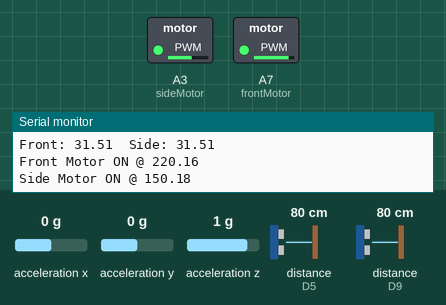
Simulated run of this sketch. Board: Arduino Nano 33 BLE. Parts: switched loads named in the sketch (green lamp = pin HIGH), the last lines printed to the serial monitor. Wiring (inferred from the names in the program): 2 × ultrasonic range finder: trigger D7, echo D5 / trigger D12, echo D9. Inputs (shaded band) come from the test bench; at power-on: acceleration x 0 g, distance to the obstacle (sensors on D5, D9) 80 cm, acceleration y 0 g, acceleration z 1 g. The echo pulse lasts 58.3 µs per cm; pins used as bus, display or sensor lines are not drawn.

Above: at 1.3 s.
1.4 s: acceleration x set to -0.5 g
3.5 s: acceleration x set to -0.8 g
At 4.7 s:
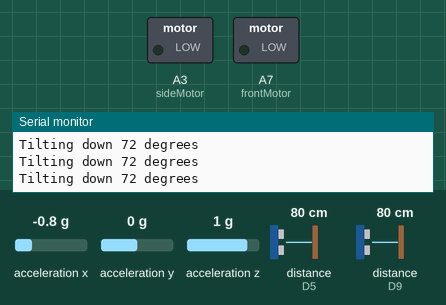
5.0 s: acceleration x set to 0 g
At 5.5 s:
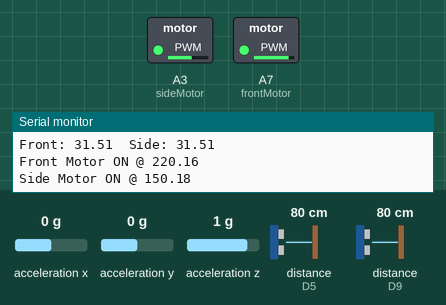
6.6 s: distance to the obstacle (sensor on D5) set to 120 cm
At 7.8 s:
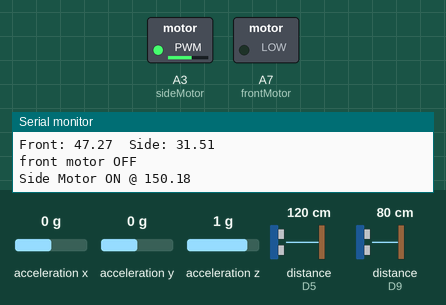
8.1 s: distance to the obstacle (sensor on D9) set to 2 cm
At 9.3 s:
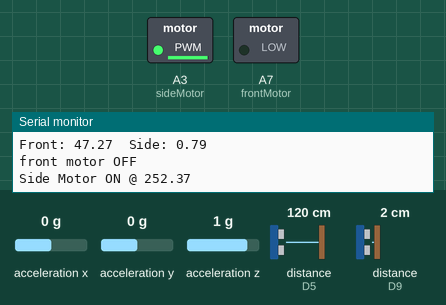
9.6 s: distance to the obstacle (sensor on D5) set to 114 cm
At 10.4 s:
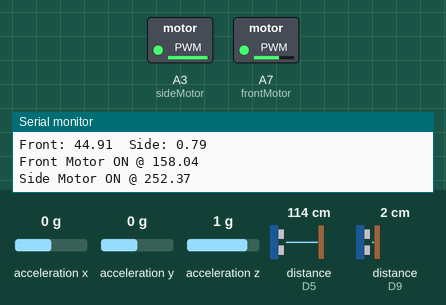
Timing chart, 0 to 12.2 s (numbered marks = the images above; inputs shaded):
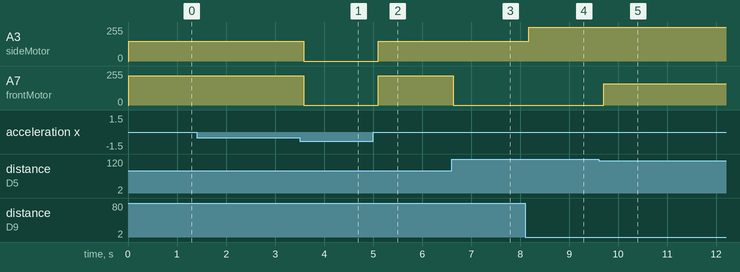

The sketch:

function_vibrate_distance.ino
```cpp
#include "Arduino_BMI270_BMM150.h"
// BOTH SHOES -- THIS IS THE FINAL SCRIPT

const float imuThres = 60;

// Variables
float x, y, z;
int degreesX = 0;
int degreesY = 0;

const int frontMotor = A7;
const int sideMotor = A3;
float sideVibration, frontVibration, sideVibe, frontVibe;
//float distanceThres = 12;
float distanceFront, distanceSide;

const int distanceThresholdCane = 46.8;
const int distanceThresholdStep = 24;
const float percentRaiseBtwnThresFront = 0.4;
const float percentRaiseBtwnThresSide = 0.6;
const float remainingPercentFront = 1 - percentRaiseBtwnThresFront;
const float remainingPercentSide = 1 - percentRaiseBtwnThresSide;

// Distance Sensor Pins
const int trigPinSide = 12;
const int echoPinSide = 9;
const int trigPinFront = 7;
const int echoPinFront = 5;


void setup() {
  pinMode(trigPinFront, OUTPUT);
  pinMode(echoPinFront, INPUT);
  pinMode(trigPinSide, OUTPUT);
  pinMode(echoPinSide, INPUT);
  Serial.begin(9600);  // Initialize serial communication for debugging
    // Initialize IMU
  if (!IMU.begin()) {
    Serial.println("Failed to initialize IMU!");
    while (1);
  }
}

void loop() {

  if (IMU.accelerationAvailable()) {
      IMU.readAcceleration(x, y, z);
      if (IMU_okay_angle()) {

        distanceFront = getDistance(trigPinFront, echoPinFront);
        Serial.print("Front: ");
        Serial.print(distanceFront);

        distanceSide = getDistance(trigPinSide, echoPinSide);
        Serial.print("\tSide: ");
        Serial.println(distanceSide);

        if (distanceFront < distanceThresholdCane) {
          frontVibe = get_vibe_front(distanceFront);
          analogWrite(frontMotor, frontVibe);  // vibrate
          Serial.print("Front Motor ON @ ");
          Serial.println(frontVibe);
        }
        else {
          analogWrite(frontMotor, 0);
          Serial.println("front motor OFF");
        }

        if (distanceSide < distanceThresholdCane) {
          sideVibe = get_vibe_side(distanceSide);
          analogWrite(sideMotor, sideVibe);
          Serial.print("Side Motor ON @ ");
          Serial.println(sideVibe);
        }
        else {
          analogWrite(sideMotor, 0);
          Serial.println("Side motor OFF");
        }

      }
      else {
        analogWrite(sideMotor, 0);
        analogWrite(frontMotor, 0);
      }
  }
  delay(500);  // Run for 3 second
}

float get_vibe_side(float distance) {
  sideVibration = 255 * (remainingPercentSide + percentRaiseBtwnThresSide*((distanceThresholdCane - distance) / distanceThresholdCane));
  return sideVibration;
}

float get_vibe_front(float distance) {
  if (distance < distanceThresholdStep) {
    frontVibration = 255;
  }
  else {
    frontVibration = 255 * (remainingPercentFront + percentRaiseBtwnThresFront*((distanceThresholdCane - distance) / (distanceThresholdCane - distanceThresholdStep)));
  }
  return frontVibration;
}


bool IMU_okay_angle() {
  if (x < -0.1) {

    x = 100 * x;
    degreesX = map(x, 0, -100, 0, 90);
    Serial.print("Tilting down ");
    Serial.print(degreesX);
    Serial.println(" degrees");
    return degreesX < imuThres;
  }
  return true;

}

float getDistance(int trigPin, int echoPin) {
  float echoTime, calculatedDistance;

  // Send ultrasonic pulse
  digitalWrite(trigPin, HIGH);
  delayMicroseconds(10);
  digitalWrite(trigPin, LOW);

  // Calculate distance based on pulse time
  echoTime = pulseIn(echoPin, HIGH);
  calculatedDistance = echoTime / 148.0;  // Speed of sound in air (cm/us)

  return calculatedDistance;
}
```

Measured:
- the behaviour switches between -0.6 and -0.7 g on acceleration x (found by bisection; images 0 and 1)
- the behaviour switches between 117 and 116 cm on distance to the obstacle (sensor on D5) (found by bisection; images 4 and 5)
- after the input at 3.5 s, A3 (sideMotor): 150/255 → 0/255 after 0.09 s; A7 (frontMotor): 220/255 → 0/255 after 0.09 s
- after the input at 5.0 s, A3 (sideMotor): 0/255 → 150/255 after 0.10 s; A7 (frontMotor): 0/255 → 220/255 after 0.10 s
- after the input at 6.6 s, A7 (frontMotor): 220/255 → 0/255 at once
- after the input at 8.1 s, A3 (sideMotor): 150/255 → 252/255 after 0.08 s
- after the input at 9.6 s, A7 (frontMotor): 0/255 → 158/255 after 0.11 s
